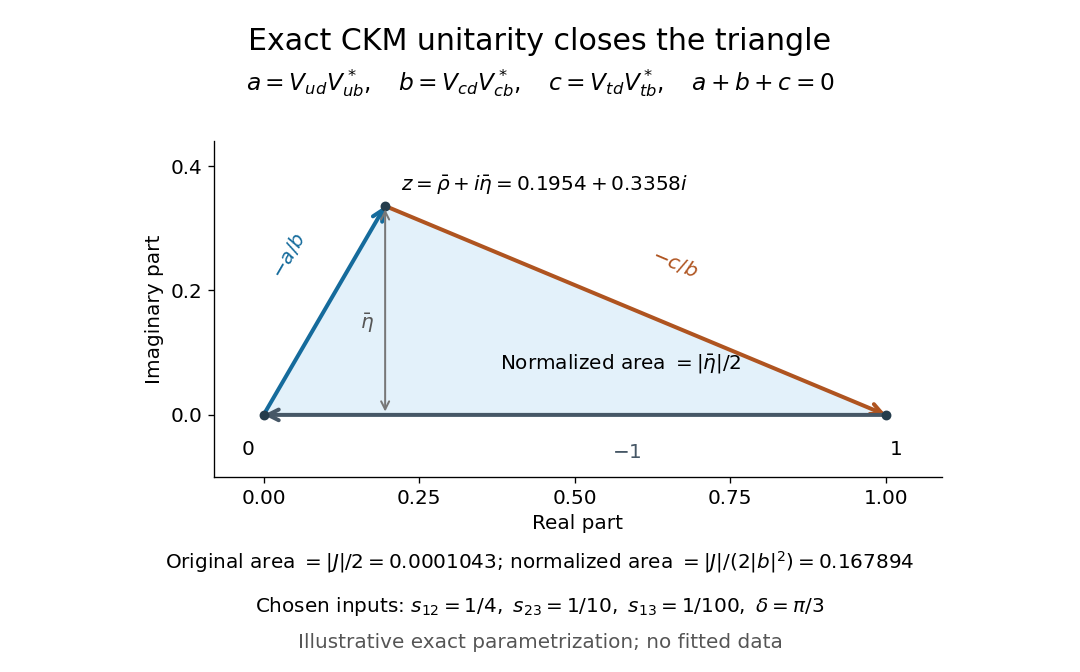

Reproduce this figure in Python.
"""Draw an illustrative exact CKM triangle; Python 3.14, NumPy 2.3.5, Matplotlib 3.10.7."""

from pathlib import Path

import matplotlib.pyplot as plt
import numpy as np


def mixing_matrix():
    """Standard three-angle convention, with chosen rather than fitted parameters."""
    s12, s23, s13 = 1 / 4, 1 / 10, 1 / 100
    c12, c23, c13 = np.sqrt(1 - np.array([s12, s23, s13]) ** 2)
    e = np.exp(1j * np.pi / 3)
    return np.array([
        [c12 * c13, s12 * c13, s13 / e],
        [-s12 * c23 - c12 * s23 * s13 * e,
         c12 * c23 - s12 * s23 * s13 * e, s23 * c13],
        [s12 * s23 - c12 * c23 * s13 * e,
         -c12 * s23 - s12 * c23 * s13 * e, c23 * c13],
    ])


def main():
    v = mixing_matrix()
    a = v[0, 0] * v[0, 2].conjugate()
    b = v[1, 0] * v[1, 2].conjugate()
    c = v[2, 0] * v[2, 2].conjugate()
    z = -a / b
    j = (v[0, 0] * v[1, 1] * v[0, 1].conjugate()
         * v[1, 0].conjugate()).imag
    assert np.max(np.abs(v.conj().T @ v - np.eye(3))) < 1e-14
    assert abs(a + b + c) < 1e-14
    assert abs(abs(z.imag) / 2 - abs(j) / (2 * abs(b) ** 2)) < 1e-13

    plt.rcParams.update({"font.size": 12, "figure.facecolor": "white"})
    fig, ax = plt.subplots(figsize=(9, 5.6), dpi=120)
    fig.subplots_adjust(left=0.10, right=0.97, bottom=0.29, top=0.79)
    ax.set_facecolor("white")
    ax.fill([0, 1, z.real], [0, 0, z.imag], color="#e3f1fa")
    vertices = [0j, z, 1 + 0j, 0j]
    colors = ["#156b9c", "#af5420", "#465766"]
    for start, end, color in zip(vertices, vertices[1:], colors):
        ax.annotate("", xy=(end.real, end.imag), xytext=(start.real, start.imag),
                    arrowprops={"arrowstyle": "->", "lw": 2.4, "color": color,
                                "shrinkA": 0, "shrinkB": 0, "mutation_scale": 16})
    ax.scatter([0, 1, z.real], [0, 0, z.imag], s=24, color="#253d4c", zorder=3)
    ax.text(z.real + 0.025, z.imag + 0.026,
            rf"$z=\bar\rho+i\bar\eta={z.real:.4f}+{z.imag:.4f}i$", fontsize=12)
    ax.text(-0.025, -0.065, "$0$", ha="center")
    ax.text(1.015, -0.065, "$1$", ha="center")
    ax.text(0.005, 0.22, "$-a/b$", color=colors[0], rotation=60)
    ax.text(0.62, 0.22, "$-c/b$", color=colors[1], rotation=-23)
    ax.text(0.56, -0.07, "$-1$", color=colors[2])
    ax.annotate("", xy=(z.real, z.imag), xytext=(z.real, 0),
                arrowprops={"arrowstyle": "<->", "color": "#777777", "lw": 1.2})
    ax.text(z.real - 0.018, 0.14, r"$\bar\eta$", ha="right", color="#555555")
    ax.text(0.38, 0.075, r"Normalized area $=|\bar\eta|/2$", fontsize=12)
    ax.set(xlim=(-0.08, 1.09), ylim=(-0.10, 0.44), xlabel="Real part", ylabel="Imaginary part")
    ax.set_aspect("equal")
    ax.set_xticks([0, 0.25, 0.5, 0.75, 1])
    ax.set_yticks([0, 0.2, 0.4])
    ax.spines[["top", "right"]].set_visible(False)
    fig.suptitle("Exact CKM unitarity closes the triangle", fontsize=18, y=0.96)
    fig.text(0.5, 0.865,
             r"$a=V_{ud}V_{ub}^*,\quad b=V_{cd}V_{cb}^*,\quad c=V_{td}V_{tb}^*,\quad a+b+c=0$",
             ha="center", fontsize=14)
    fig.text(0.5, 0.155,
             rf"Original area $=|J|/2={abs(j)/2:.7f}$; normalized area $=|J|/(2|b|^2)={z.imag/2:.6f}$",
             ha="center", fontsize=12)
    fig.text(0.5, 0.09,
             r"Chosen inputs: $s_{12}=1/4,\ s_{23}=1/10,\ s_{13}=1/100,\ \delta=\pi/3$",
             ha="center", fontsize=12)
    fig.text(0.5, 0.035, "Illustrative exact parametrization; no fitted data", ha="center", color="#555555")
    fig.savefig(Path.cwd() / f"{Path(__file__).stem}.png", facecolor="white", transparent=False)
    plt.close(fig)


if __name__ == "__main__":
    main()
